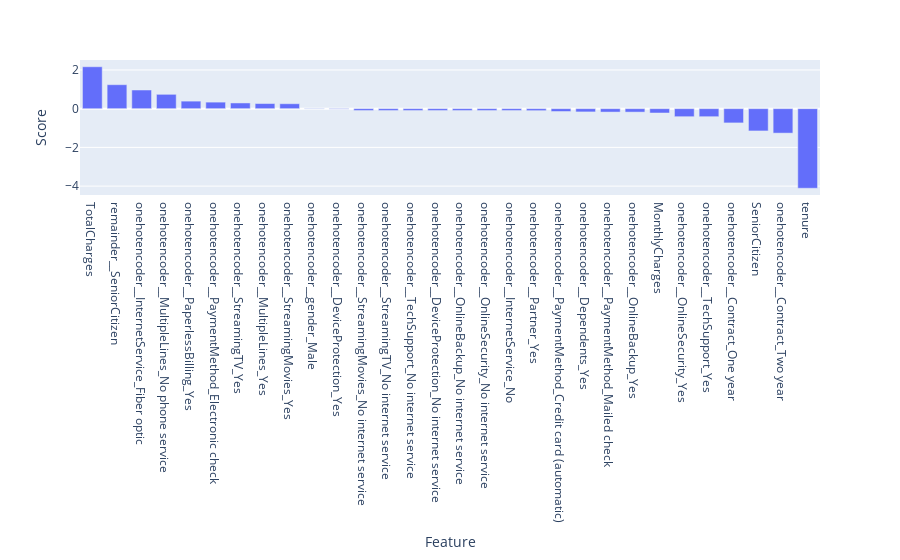

The notebook cell saved with this chart:
### Code cell
## Feature Importance of the Random Forest Model
log_reg2_importance = log_reg2_model.coef_[0]
log_reg2_importance = pd.DataFrame(log_reg2_importance, index = X.columns)
log_reg2_importance.reset_index(inplace = True)
log_reg2_importance.rename(columns = {"index": "Feature", 0:"Score"}, inplace = True)
log_reg2_importance.sort_values(by = "Score", ascending = False, inplace = True)
log_reg2_importance

fig = px.bar(log_reg2_importance, x = "Feature", y = "Score")
fig.show()

### Figure 1 — Plotly figure (JSON) as saved in the notebook; plotly's stock layout.template omitted (floating-point values rounded to 4 significant figures)
{"data": [{"alignmentgroup": "True", "hovertemplate": "Feature=%{x}<br>Score=%{y}<extra></extra>", "legendgroup": "", "marker": {"color": "#636efa", "pattern": {"shape": ""}}, "name": "", "offsetgroup": "", "orientation": "v", "showlegend": false, "textposition": "auto", "type": "bar", "x": ["TotalCharges", "remainder__SeniorCitizen", "onehotencoder__InternetService_Fiber optic", "onehotencoder__MultipleLines_No phone service", "onehotencoder__PaperlessBilling_Yes", "onehotencoder__PaymentMethod_Electronic check", "onehotencoder__StreamingTV_Yes", "onehotencoder__MultipleLines_Yes", "onehotencoder__StreamingMovies_Yes", "onehotencoder__gender_Male", "onehotencoder__DeviceProtection_Yes", "onehotencoder__StreamingMovies_No internet service", "onehotencoder__StreamingTV_No internet service", "onehotencoder__TechSupport_No internet service", "onehotencoder__DeviceProtection_No internet service", "onehotencoder__OnlineBackup_No internet service", "onehotencoder__OnlineSecurity_No internet service", "onehotencoder__InternetService_No", "onehotencoder__Partner_Yes", "onehotencoder__PaymentMethod_Credit card (automatic)", "onehotencoder__Dependents_Yes", "onehotencoder__PaymentMethod_Mailed check", "onehotencoder__OnlineBackup_Yes", "MonthlyCharges", "onehotencoder__OnlineSecurity_Yes", "onehotencoder__TechSupport_Yes", "onehotencoder__Contract_One year", "SeniorCitizen", "onehotencoder__Contract_Two year", "tenure"], "xaxis": "x", "y": [2.165, 1.238, 0.9645, 0.7411, 0.3893, 0.338, 0.2952, 0.2646, 0.2553, -0.01271, -0.02176, -0.09653, -0.09653, -0.09653, -0.09653, -0.09653, -0.09653, -0.09653, -0.1035, -0.1465, -0.1671, -0.1763, -0.1777, -0.2236, -0.414, -0.4143, -0.7356, -1.15, -1.264, -4.111], "yaxis": "y"}], "layout": {"barmode": "relative", "legend": {"tracegroupgap": 0}, "margin": {"t": 60}, "xaxis": {"anchor": "y", "domain": [0, 1], "title": {"text": "Feature"}}, "yaxis": {"anchor": "x", "domain": [0, 1], "title": {"text": "Score"}}}}
